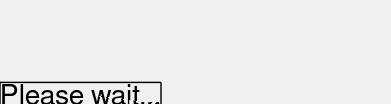

The MATLAB source for this figure:
function d = waitdlg(varargin)
% WAITDLG opens a windows to prompt the user to please wait
%__________________________________________________________________________
% SYNTAX: 
%   waitdlg
%   waitdlg(Message);
%   waitdlg(Message,ParentWindowPosition)
%__________________________________________________________________________

% Define the default message
if nargin == 0; varargin{1} = 'Please wait...'; end

% Define the window
d = dialog('Units','Normalized','WindowStyle','Normal',...
    'Tag','imObjectProgressWindow','Name','Please wait...',...
    'Position',[0.4,0.475,0.15,0.05]);

% Define the message
annotation(d,'textbox',[0,0,1,1],...
    'String',varargin{1},'HorizontalAlignment','center',...
    'VerticalAlignment','middle');

% Center the dialog in parent window, if desired
if nargin == 2; 
    p = get(d,'Position');
    loc = varargin{2};
    p(1) = loc(1) + loc(3)/2 - p(3)/2;
    p(2) = loc(2) + loc(4)/2 - p(4)/2;
    set(d,'Position',p);
end

% Draw the window and make the window modal
drawnow;
set(d,'WindowStyle','modal');